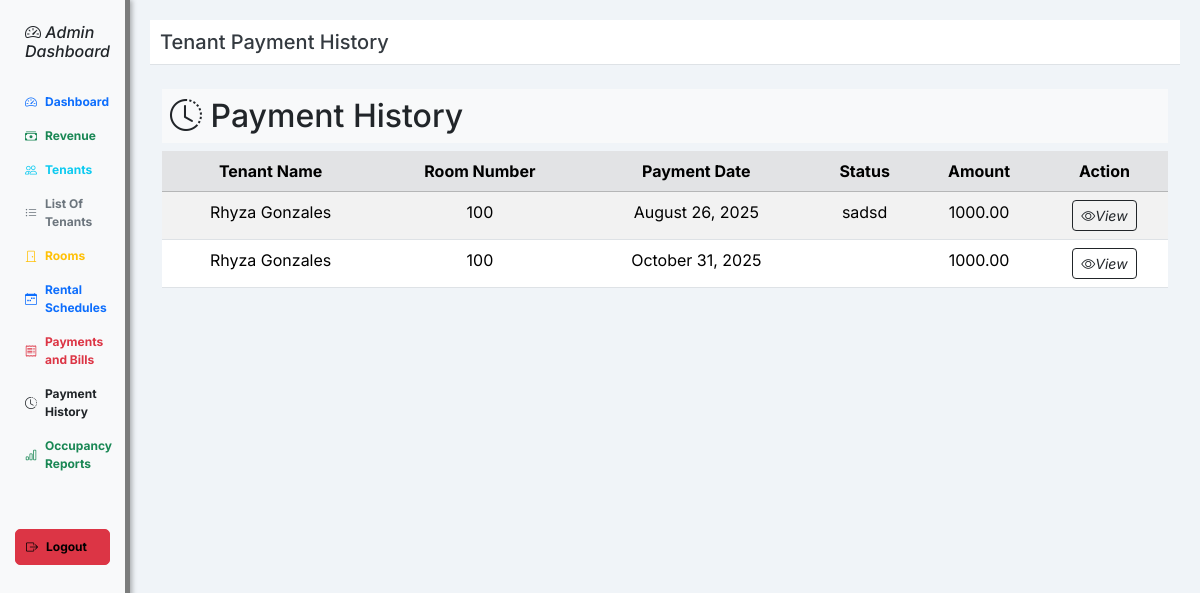
Screenshot of /admin/payment_history.php with the database file from the repository.
### tables this page shows
CREATE TABLE `payments` (
  `payment_id` int(11) NOT NULL,
  `bill_id` int(11) NOT NULL,
  `tenant_id` int(11) NOT NULL,
  `payment_date` date NOT NULL,
  `amount` decimal(10,2) NOT NULL,
  `payment_method` varchar(50) NOT NULL,
  `remarks` text DEFAULT NULL
);

CREATE TABLE `tenant` (
  `tenant_id` int(11) NOT NULL,
  `firstname` varchar(255) NOT NULL,
  `lastname` varchar(255) NOT NULL,
  `mi` varchar(10) NOT NULL,
  `contactno` varchar(20) NOT NULL,
  `email` varchar(255) NOT NULL,
  `account_created` timestamp NOT NULL DEFAULT current_timestamp() ON UPDATE current_timestamp(),
  `status` varchar(100) DEFAULT NULL,
  `room_id` int(11) DEFAULT NULL
);

CREATE TABLE `room` (
  `room_id` int(11) NOT NULL,
  `roomnumber` varchar(100) NOT NULL,
  `capacity` varchar(100) NOT NULL,
  `price` varchar(100) NOT NULL,
  `status` varchar(100) NOT NULL,
  `photo` varchar(100) NOT NULL
);

### admin/payment_history.php (the view, shortened to what this page needs)
<!DOCTYPE html>
<html lang="en">
<head>
  <link href="https://cdn.jsdelivr.net/npm/bootstrap@5.3.1/dist/css/bootstrap.min.css" rel="stylesheet"/>
  <link rel="stylesheet" href="https://cdn.jsdelivr.net/npm/bootstrap-icons@1.11.3/font/bootstrap-icons.css">
  <link rel="stylesheet" href="https://cdnjs.cloudflare.com/ajax/libs/font-awesome/6.4.0/css/all.min.css">
</head>
<body>
  <div class="d-flex">
    <nav class="sidebar">
      <h3 class="text-dark" style="font-size: 1.1rem;"><a href="dashboard.php" style="text-decoration: none; color: inherit;"> <strong>
            <h6> <i class="bi bi-speedometer2">
              Admin Dashboard</i> </h6>
          </strong></a></h3>
      <a href="dashboard.php" class="d-flex align-items-center gap-2 fw-bold text-primary">
        <i class="bi bi-speedometer2"></i> Dashboard
      </a>
      <a href="revenue.php" class="d-flex align-items-center gap-2 fw-bold text-success">
        <i class="bi bi-cash-stack"></i> Revenue
      </a>
      <a href="tenants.php" class="d-flex align-items-center gap-2 fw-bold text-info">
        <i class="bi bi-people"></i> Tenants
      </a>
      <a href="tenantlist.php" class="d-flex align-items-center gap-2 fw-bold text-secondary">
        <i class="bi bi-list-ul"></i> List Of Tenants
      </a>
      <a href="rooms.php" class="d-flex align-items-center gap-2 fw-bold text-warning">
        <i class="bi bi-door-closed"></i> Rooms
      </a>
      <a href="rentalsched.php" class="d-flex align-items-center gap-2 fw-bold text-primary">
        <i class="bi bi-calendar-week"></i> Rental Schedules
      </a>
      <a href="bills_payment.php" class="d-flex align-items-center gap-2 fw-bold text-danger">
        <i class="bi bi-receipt"></i> Payments and Bills
      </a>
      <a href="payment_history.php" class="d-flex align-items-center gap-2 fw-bold text-dark">
        <i class="bi bi-clock-history"></i> Payment History
      </a>
      <a href="occupancy.php" class="d-flex align-items-center gap-2 fw-bold text-success">
        <i class="bi bi-bar-chart"></i> Occupancy Reports
      </a>
      <a href="logout.php" class="mt-5 btn btn-danger btn-sm d-flex align-items-center gap-2 fw-bold" onclick="return confirm('Are you sure you want to logout?')">
        <i class="bi bi-box-arrow-right"></i> Logout
      </a>
    </nav>
    <div class="content">
      <div class="header">
        <h1>Tenant Payment History</h1>
      </div>
      <div class="container mt-4">
        <h2 class="text-start bg-light p-2"><i class="bi bi-clock-history"></i> Payment History </h2>
        <table class="table table-hover table-striped text-center dark">
          <thead class="table-secondary">
            <tr>
              <th class="text-center">Tenant Name</th>
              <th class="text-center">Room Number</th>
              <th class="text-center">Payment Date</th>
              <th class="text-center">Status</th>
              <th class="text-center">Amount</th>
              <th class="text-center">Action</th>
            </tr>
          </thead>
      <tbody>
            <?php
            include('../conn.php');
           $data = mysqli_query($conn, "
    SELECT tenant.firstname, tenant.lastname, room.roomnumber, payments.payment_date, payments.amount, payments.remarks
    FROM payments
    JOIN tenant ON payments.tenant_id = tenant.tenant_id
    JOIN room ON tenant.room_id = room.room_id
");
            while ($display = mysqli_fetch_array($data)) {
              ?>
              <tr>
                <td><?php echo $display['firstname'] . ' ' . $display['lastname']; ?></td>
                <td><?php echo $display['roomnumber']; ?></td>
                <td><?php echo date("F d, Y", strtotime($display['payment_date'])); ?></td>
                <td><?php echo $display['remarks']; ?></td>
                <td><?php echo $display['amount']; ?></td>
                <td>
                  <a href="view_receipt.php" class="btn btn-outline-dark btn-sm"><i class="bi bi-eye">View</i></a>
                </td>
              </tr>
            <?php
          }
          ?>
        </tbody>
</table>
      </div>
    </div>
  </div>
</body>
</html>

### admin/payment_history.php (style rules this page uses)
body { font-family: 'Inter', system-ui, -apple-system, 'Segoe UI', sans-serif; background: #f0f4f8; }
.sidebar { height: 100vh; width: 130px; background-color: #f8f9fa; padding: 15px; border-right: 5px solid rgba(0, 0, 0, 0.5); box-shadow: 2px 0 5px rgba(0, 0, 0, 0.3); }
.sidebar a { color: #343a40; text-decoration: none; padding: 8px 10px; display: block; border-radius: 5px; font-size: 0.75rem; transition: background-color 0.3s; }
.content { padding: 20px; flex-grow: 1; }
.header { background-color: #ffffff; padding: 10px; border-bottom: 1px solid #dee2e6; }
.header h1 { margin: 0; font-size: 1.25rem; color: #343a40; }
.d-flex .sidebar a { color: black; }

### rows the page displays
payments: tenant.firstname "Rhyza", tenant.lastname "Gonzales", room.roomnumber "100", payment_date "August 26, 2025", remarks "sadsd", amount "1000.00"
payments: tenant.firstname "Rhyza", tenant.lastname "Gonzales", room.roomnumber "100", payment_date "October 31, 2025", amount "1000.00"
